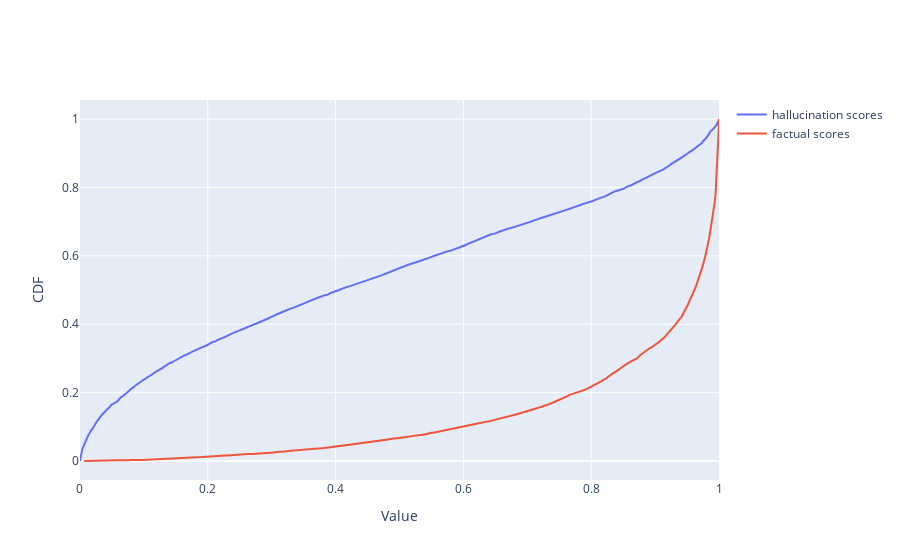

Source (notebook cell):
### Code cell
import numpy as np
import plotly.graph_objects as go

arr1 = [item for sublist in hallucination_scores for item in sublist]
arr2 =  [item for sublist in factual_scores for item in sublist]
arr1_sorted = np.sort(arr1)
arr2_sorted = np.sort(arr2)
cdf1 = np.arange(1, len(arr1) + 1) / len(arr1)
cdf2 = np.arange(1, len(arr2) + 1) / len(arr2)

fig = go.Figure()
fig.add_trace(go.Scatter(x=arr1_sorted, y=cdf1, mode='lines', name='hallucination scores'))
fig.add_trace(go.Scatter(x=arr2_sorted, y=cdf2, mode='lines', name='factual scores'))
fig.update_layout(xaxis_title='Value', yaxis_title='CDF')
fig.show()

### Figure 1 — Plotly figure (JSON) as saved in the notebook; plotly's stock layout.template omitted (floating-point values rounded to 4 significant figures; data arrays with more than 128 entries replaced by an {"elided": "..."} marker saying what was removed)
{"data": [{"mode": "lines", "name": "hallucination scores", "type": "scatter", "x": {"elided": "4056 float values"}, "y": {"elided": "4056 float values"}}, {"mode": "lines", "name": "factual scores", "type": "scatter", "x": {"elided": "3762 float values"}, "y": {"elided": "3762 float values"}}], "layout": {"autosize": true, "xaxis": {"autorange": true, "range": [1.018e-05, 1.0], "title": {"text": "Value"}, "type": "linear"}, "yaxis": {"autorange": true, "range": [-0.0553, 1.056], "title": {"text": "CDF"}, "type": "linear"}}}
